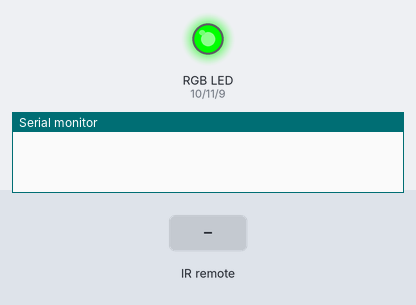
This sketch was run on a simulated Arduino Uno, built with avr-gcc and run on an emulated ATmega328P. Shown: an RGB LED mixed from three pins (HIGH = lit), the last lines printed to the serial monitor. The test bench sets the inputs (shaded band).

Above: at 1.2 s.
1.3 s: infrared code 0xFF1AE5 received
At 2.2 s:
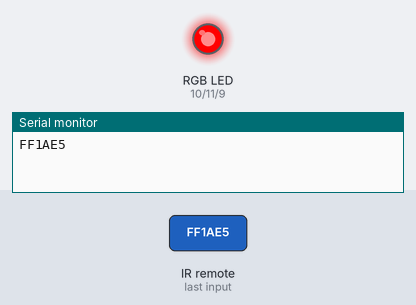
2.8 s: infrared code 0xFFA25D received
At 3.4 s:
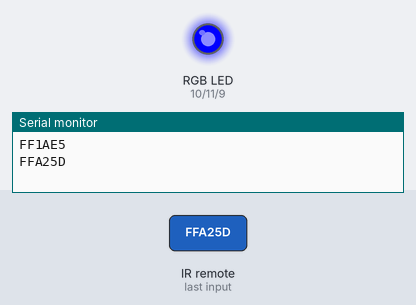
Timing chart, 0 to 5.8 s (numbered marks = the images above; inputs shaded):
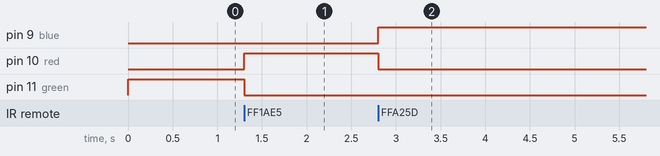

Measured:
- after the input at 1.3 s, pin 10 (red): LOW → HIGH at once; pin 11 (green): HIGH → LOW at once
- after the input at 2.8 s, pin 9 (blue): LOW → HIGH at once; pin 10 (red): HIGH → LOW at once

The sketch:

TP2_IR_RGB_LED_strip.ino
```cpp
/*

  How to control 1 RGB LED strip with IR remote.

  /!\ Open your serial monitor and press any key of your IR Remote.

  Requirements:
    - Arduino UNO R3
    - IR Receiver + IRremote library
    - IR Remote

  | IR Receiver     | Arduino
  |-----------------|-------
  | VCC             | 5V (Arduino 5V)
  | GND             | GND
  | DATA            | 8

  | ULN2803     | Arduino
  |-------------|----------------------------
  | VIN         | 9V (External power supply)
  | GND         | GND
  | BLUE        | 9
  | RED         | 10
  | GREEN       | 11

*/

#include <IRremote.h>

//IR
int RECV_PIN = 8;
IRrecv irrecv(RECV_PIN);
decode_results results;

//LED Strip
const int green = 11;
const int red = 10;
const int blue = 9;

void setup()
{
  Serial.begin(9600);

  //set output
  pinMode (green,OUTPUT);
  pinMode (red,OUTPUT);
  pinMode (blue,OUTPUT);

  //set default color
  digitalWrite(green,HIGH);

  //init IR
  irrecv.enableIRIn();
}

void loop()
{
  if (irrecv.decode(&results)) {

    //Get value
    Serial.println(results.value, HEX);

    // /!\ Replace results.value with your custom remote codes.

    //Red
    if(results.value == 0xFF1AE5){
      digitalWrite(red,HIGH);
      digitalWrite(green,LOW);
      digitalWrite(blue,LOW);
    }
    //Blue
    else if(results.value == 0xFFA25D){
      digitalWrite(red,LOW);
      digitalWrite(green,LOW);
      digitalWrite(blue,HIGH);
    }
    //Green 0xFF9A65
    else{
      digitalWrite(red,LOW);
      digitalWrite(green,HIGH);
      digitalWrite(blue,LOW);
    }

    //IR resume
    irrecv.resume();

  }
}
```
